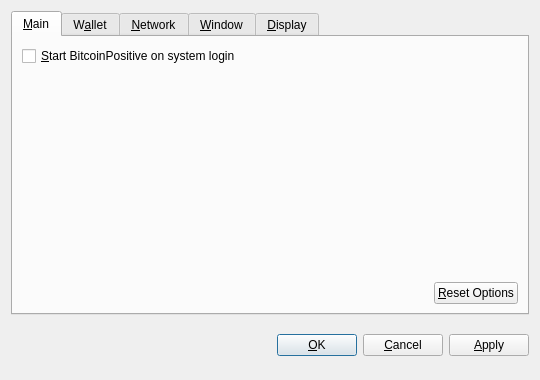
<?xml version="1.0" encoding="UTF-8"?>
<ui version="4.0">
 <class>OptionsDialog</class>
 <widget class="QDialog" name="OptionsDialog">
  <property name="geometry">
   <rect>
    <x>0</x>
    <y>0</y>
    <width>540</width>
    <height>380</height>
   </rect>
  </property>
  <property name="windowTitle">
   <string>Options</string>
  </property>
  <property name="modal">
   <bool>true</bool>
  </property>
  <layout class="QVBoxLayout" name="verticalLayout">
   <item>
    <widget class="QTabWidget" name="tabWidget">
     <property name="tabPosition">
      <enum>QTabWidget::North</enum>
     </property>
     <property name="currentIndex">
      <number>0</number>
     </property>
     <widget class="QWidget" name="tabMain">
      <attribute name="title">
       <string>&amp;Main</string>
      </attribute>
      <layout class="QVBoxLayout" name="verticalLayout_Main">
       <item>
        <widget class="QCheckBox" name="bitcoinAtStartup">
         <property name="toolTip">
          <string>Automatically start BitcoinPositive after logging in to the system.</string>
         </property>
         <property name="text">
          <string>&amp;Start BitcoinPositive on system login</string>
         </property>
        </widget>
       </item>
       <item>
        <spacer name="verticalSpacer_Main">
         <property name="orientation">
          <enum>Qt::Vertical</enum>
         </property>
         <property name="sizeHint" stdset="0">
          <size>
           <width>20</width>
           <height>40</height>
          </size>
         </property>
        </spacer>
       </item>
       <item>
        <layout class="QHBoxLayout" name="horizontalLayout_2_Main">
         <item>
          <spacer name="horizontalSpacer_2_Main">
           <property name="orientation">
            <enum>Qt::Horizontal</enum>
           </property>
           <property name="sizeHint" stdset="0">
            <size>
             <width>40</width>
             <height>20</height>
            </size>
           </property>
          </spacer>
         </item>
         <item>
          <widget class="QPushButton" name="resetButton">
           <property name="toolTip">
            <string>Reset all client options to default.</string>
           </property>
           <property name="text">
            <string>&amp;Reset Options</string>
           </property>
           <property name="autoDefault">
            <bool>false</bool>
           </property>
          </widget>
         </item>
        </layout>
       </item>
      </layout>
     </widget>
     <widget class="QWidget" name="tabWallet">
      <attribute name="title">
       <string>W&amp;allet</string>
      </attribute>
      <layout class="QVBoxLayout" name="verticalLayout_Network">
       <item>
        <widget class="QLabel" name="transactionFeeInfoLabel">
         <property name="text">
          <string>Optional transaction fee per kB that helps make sure your transactions are processed quickly. Most transactions are 1 kB.</string>
         </property>
         <property name="textFormat">
          <enum>Qt::PlainText</enum>
         </property>
         <property name="wordWrap">
          <bool>true</bool>
         </property>
        </widget>
       </item>
       <item>
        <layout class="QHBoxLayout" name="horizontalLayout_1_Main">
         <item>
          <widget class="QLabel" name="transactionFeeLabel">
           <property name="text">
            <string>Pay transaction &amp;fee</string>
           </property>
           <property name="textFormat">
            <enum>Qt::PlainText</enum>
           </property>
           <property name="buddy">
            <cstring>transactionFee</cstring>
           </property>
          </widget>
         </item>
         <item>
          <widget class="BitcoinAmountField" name="transactionFee"/>
         </item>
         <item>
          <spacer name="horizontalSpacer_1_Main">
           <property name="orientation">
            <enum>Qt::Horizontal</enum>
           </property>
           <property name="sizeHint" stdset="0">
            <size>
             <width>40</width>
             <height>20</height>
            </size>
           </property>
          </spacer>
         </item>
        </layout>
       </item>
       <item>
        <widget class="QLabel" name="label">
         <property name="text">
          <string>If you disable the spending of unconfirmed change, the change from a transaction cannot be used until that transaction has at least one confirmation. This also affects how your balance is computed.</string>
         </property>
         <property name="wordWrap">
          <bool>true</bool>
         </property>
        </widget>
       </item>
       <item>
        <widget class="QCheckBox" name="spendZeroConfChange">
         <property name="text">
          <string>Spend unconfirmed change  (experts only)</string>
         </property>
        </widget>
       </item>
       <item>
        <spacer name="verticalSpacer">
         <property name="orientation">
          <enum>Qt::Vertical</enum>
         </property>
         <property name="sizeHint" stdset="0">
          <size>
           <width>20</width>
           <height>40</height>
          </size>
         </property>
        </spacer>
       </item>
      </layout>
     </widget>
     <widget class="QWidget" name="tabNetwork">
      <attribute name="title">
       <string>&amp;Network</string>
      </attribute>
      <layout class="QVBoxLayout" name="verticalLayout_Network">
       <item>
        <widget class="QCheckBox" name="mapPortUpnp">
         <property name="toolTip">
          <string>Automatically open the BitcoinPositive client port on the router. This only works when your router supports UPnP and it is enabled.</string>
         </property>
         <property name="text">
          <string>Map port using &amp;UPnP</string>
         </property>
        </widget>
       </item>
       <item>
        <widget class="QCheckBox" name="connectSocks">
         <property name="toolTip">
          <string>Connect to the BitcoinPositive network through a SOCKS proxy (e.g. when connecting through Tor).</string>
         </property>
         <property name="text">
          <string>&amp;Connect through SOCKS proxy:</string>
         </property>
        </widget>
       </item>
       <item>
        <layout class="QHBoxLayout" name="horizontalLayout_Network">
         <item>
          <widget class="QLabel" name="proxyIpLabel">
           <property name="text">
            <string>Proxy &amp;IP:</string>
           </property>
           <property name="textFormat">
            <enum>Qt::PlainText</enum>
           </property>
           <property name="buddy">
            <cstring>proxyIp</cstring>
           </property>
          </widget>
         </item>
         <item>
          <widget class="QValidatedLineEdit" name="proxyIp">
           <property name="maximumSize">
            <size>
             <width>140</width>
             <height>16777215</height>
            </size>
           </property>
           <property name="toolTip">
            <string>IP address of the proxy (e.g. 127.0.0.1)</string>
           </property>
          </widget>
         </item>
         <item>
          <widget class="QLabel" name="proxyPortLabel">
           <property name="text">
            <string>&amp;Port:</string>
           </property>
           <property name="textFormat">
            <enum>Qt::PlainText</enum>
           </property>
           <property name="buddy">
            <cstring>proxyPort</cstring>
           </property>
          </widget>
         </item>
         <item>
          <widget class="QLineEdit" name="proxyPort">
           <property name="maximumSize">
            <size>
             <width>55</width>
             <height>16777215</height>
            </size>
           </property>
           <property name="toolTip">
            <string>Port of the proxy (e.g. 9050)</string>
           </property>
          </widget>
         </item>
         <item>
          <widget class="QLabel" name="socksVersionLabel">
           <property name="text">
            <string>SOCKS &amp;Version:</string>
           </property>
           <property name="textFormat">
            <enum>Qt::PlainText</enum>
           </property>
           <property name="buddy">
            <cstring>socksVersion</cstring>
           </property>
          </widget>
         </item>
         <item>
          <widget class="QValueComboBox" name="socksVersion">
           <property name="toolTip">
            <string>SOCKS version of the proxy (e.g. 5)</string>
           </property>
          </widget>
         </item>
         <item>
          <spacer name="horizontalSpacer_Network">
           <property name="orientation">
            <enum>Qt::Horizontal</enum>
           </property>
           <property name="sizeHint" stdset="0">
            <size>
             <width>40</width>
             <height>20</height>
            </size>
           </property>
          </spacer>
         </item>
        </layout>
       </item>
       <item>
        <spacer name="verticalSpacer_Network">
         <property name="orientation">
          <enum>Qt::Vertical</enum>
         </property>
         <property name="sizeHint" stdset="0">
          <size>
           <width>20</width>
           <height>40</height>
          </size>
         </property>
        </spacer>
       </item>
      </layout>
     </widget>
     <widget class="QWidget" name="tabWindow">
      <attribute name="title">
       <string>&amp;Window</string>
      </attribute>
      <layout class="QVBoxLayout" name="verticalLayout_Window">
       <item>
        <widget class="QCheckBox" name="minimizeToTray">
         <property name="toolTip">
          <string>Show only a tray icon after minimizing the window.</string>
         </property>
         <property name="text">
          <string>&amp;Minimize to the tray instead of the taskbar</string>
         </property>
        </widget>
       </item>
       <item>
        <widget class="QCheckBox" name="minimizeOnClose">
         <property name="toolTip">
          <string>Minimize instead of exit the application when the window is closed. When this option is enabled, the application will be closed only after selecting Quit in the menu.</string>
         </property>
         <property name="text">
          <string>M&amp;inimize on close</string>
         </property>
        </widget>
       </item>
       <item>
        <spacer name="verticalSpacer_Window">
         <property name="orientation">
          <enum>Qt::Vertical</enum>
         </property>
         <property name="sizeHint" stdset="0">
          <size>
           <width>20</width>
           <height>40</height>
          </size>
         </property>
        </spacer>
       </item>
      </layout>
     </widget>
     <widget class="QWidget" name="tabDisplay">
      <attribute name="title">
       <string>&amp;Display</string>
      </attribute>
      <layout class="QVBoxLayout" name="verticalLayout_Display">
       <item>
        <layout class="QHBoxLayout" name="horizontalLayout_1_Display">
         <item>
          <widget class="QLabel" name="langLabel">
           <property name="text">
            <string>User Interface &amp;language:</string>
           </property>
           <property name="textFormat">
            <enum>Qt::PlainText</enum>
           </property>
           <property name="buddy">
            <cstring>lang</cstring>
           </property>
          </widget>
         </item>
         <item>
          <widget class="QValueComboBox" name="lang">
           <property name="toolTip">
            <string>The user interface language can be set here. This setting will take effect after restarting BitcoinPositive.</string>
           </property>
          </widget>
         </item>
        </layout>
       </item>
       <item>
        <layout class="QHBoxLayout" name="horizontalLayout_2_Display">
         <item>
          <widget class="QLabel" name="unitLabel">
           <property name="text">
            <string>&amp;Unit to show amounts in:</string>
           </property>
           <property name="textFormat">
            <enum>Qt::PlainText</enum>
           </property>
           <property name="buddy">
            <cstring>unit</cstring>
           </property>
          </widget>
         </item>
         <item>
          <widget class="QValueComboBox" name="unit">
           <property name="toolTip">
            <string>Choose the default subdivision unit to show in the interface and when sending coins.</string>
           </property>
          </widget>
         </item>
        </layout>
       </item>
       <item>
        <widget class="QCheckBox" name="displayAddresses">
         <property name="toolTip">
          <string>Whether to show BitcoinPositive addresses in the transaction list or not.</string>
         </property>
         <property name="text">
          <string>&amp;Display addresses in transaction list</string>
         </property>
        </widget>
       </item>
       <item>
        <widget class="QCheckBox" name="coinControlFeatures">
         <property name="toolTip">
          <string>Whether to show coin control features or not.</string>
         </property>
         <property name="text">
          <string>Display coin &amp;control features (experts only!)</string>
         </property>
        </widget>
       </item>
       <item>
        <spacer name="verticalSpacer_Display">
         <property name="orientation">
          <enum>Qt::Vertical</enum>
         </property>
         <property name="sizeHint" stdset="0">
          <size>
           <width>20</width>
           <height>40</height>
          </size>
         </property>
        </spacer>
       </item>
      </layout>
     </widget>
    </widget>
   </item>
   <item>
    <layout class="QHBoxLayout" name="horizontalLayout_Buttons">
     <item>
      <spacer name="horizontalSpacer_1">
       <property name="orientation">
        <enum>Qt::Horizontal</enum>
       </property>
       <property name="sizeHint" stdset="0">
        <size>
         <width>40</width>
         <height>48</height>
        </size>
       </property>
      </spacer>
     </item>
     <item>
      <widget class="QLabel" name="statusLabel">
       <property name="font">
        <font>
         <weight>75</weight>
         <bold>true</bold>
        </font>
       </property>
       <property name="text">
        <string/>
       </property>
       <property name="textFormat">
        <enum>Qt::PlainText</enum>
       </property>
       <property name="wordWrap">
        <bool>true</bool>
       </property>
      </widget>
     </item>
     <item>
      <spacer name="horizontalSpacer_2">
       <property name="orientation">
        <enum>Qt::Horizontal</enum>
       </property>
       <property name="sizeHint" stdset="0">
        <size>
         <width>40</width>
         <height>48</height>
        </size>
       </property>
      </spacer>
     </item>
     <item>
      <widget class="QPushButton" name="okButton">
       <property name="text">
        <string>&amp;OK</string>
       </property>
      </widget>
     </item>
     <item>
      <widget class="QPushButton" name="cancelButton">
       <property name="text">
        <string>&amp;Cancel</string>
       </property>
       <property name="autoDefault">
        <bool>false</bool>
       </property>
      </widget>
     </item>
     <item>
      <widget class="QPushButton" name="applyButton">
       <property name="text">
        <string>&amp;Apply</string>
       </property>
       <property name="autoDefault">
        <bool>false</bool>
       </property>
      </widget>
     </item>
    </layout>
   </item>
  </layout>
 </widget>
 <customwidgets>
  <customwidget>
   <class>BitcoinAmountField</class>
   <extends>QSpinBox</extends>
   <header>bitcoinamountfield.h</header>
  </customwidget>
  <customwidget>
   <class>QValueComboBox</class>
   <extends>QComboBox</extends>
   <header>qvaluecombobox.h</header>
  </customwidget>
  <customwidget>
   <class>QValidatedLineEdit</class>
   <extends>QLineEdit</extends>
   <header>qvalidatedlineedit.h</header>
  </customwidget>
 </customwidgets>
 <resources/>
 <connections/>
</ui>
